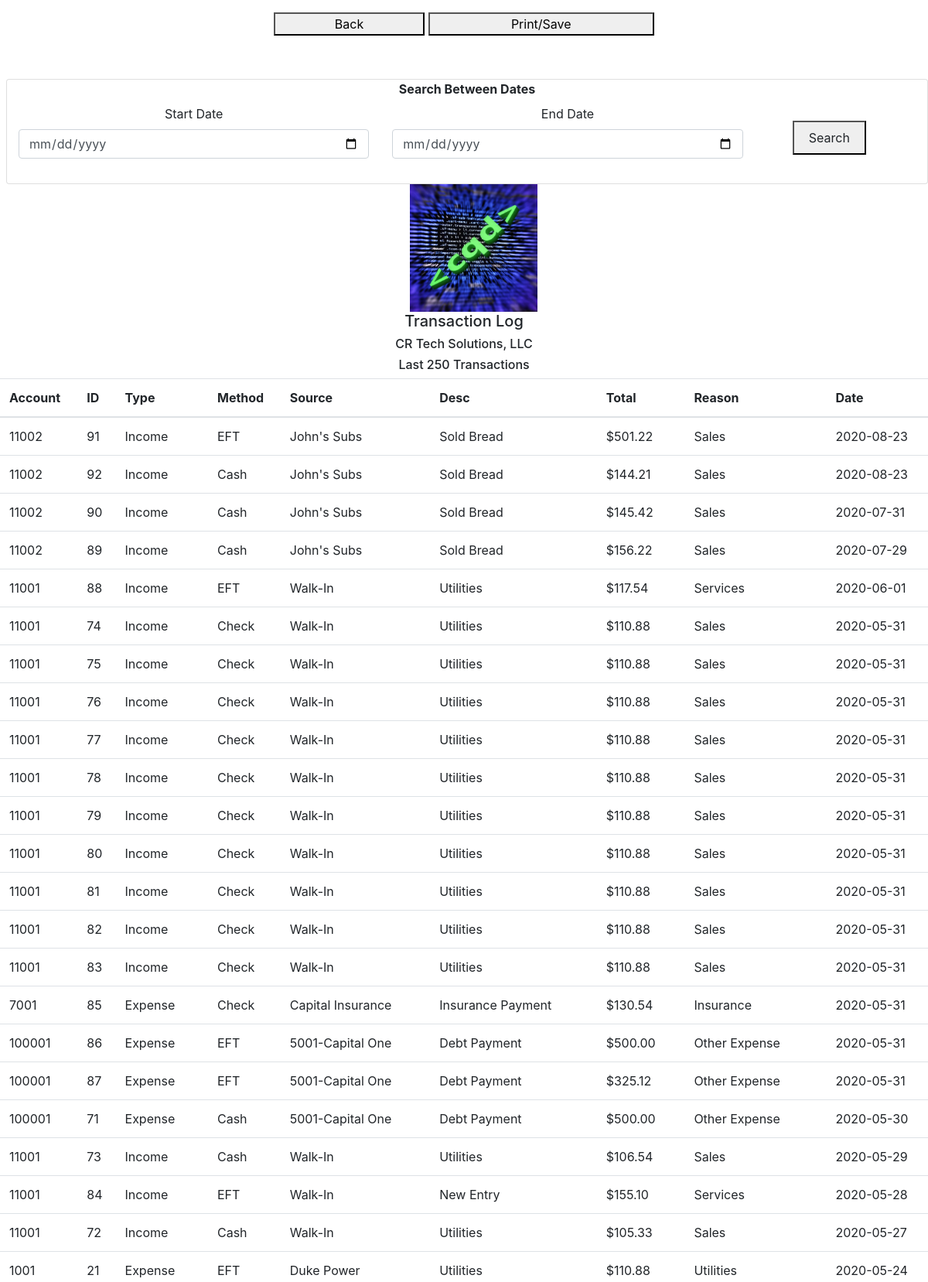
The app's page /statements/transaction_log (signed in, upper part) with its own data.
### flow/models.py (models this page shows, shortened)
class usersTable(db.Model, UserMixin):
    id = db.Column(db.Integer, primary_key=True)
    fname = db.Column(db.String(255), nullable=False)
    lname = db.Column(db.String(255), nullable=False)
    email = db.Column(db.String(255), unique=True, nullable=False)
    username = db.Column(db.String(255), unique=True, nullable=False)
    password = db.Column(db.String(255), nullable=False)
    joined = db.Column(db.Date, nullable=False)
    businessname = db.Column(db.String(255), nullable=False)
    businessnumber = db.Column(db.String(255), nullable=False)
    businessaddress = db.Column(db.String(255), nullable=False)
    businesscity = db.Column(db.String(255), nullable=False)
    businessstate = db.Column(db.String(50))
    businesszip = db.Column(db.Integer)
    businesswebsite = db.Column(db.String(255))
    fiscalyearstart = db.Column(db.Date, nullable=False)
    fiscalyearend = db.Column(db.Date, nullable=False)
    businesslogo = db.Column(db.String(255), nullable=False)
    member = db.Column(db.Boolean, nullable = False)
    lastpaydate = db.Column(db.Date)
    subuser = db.relationship('subuserTable', backref='user', lazy=True)
    account = db.relationship('accountTable', backref='user', lazy=True)
    vendor = db.relationship('vendorTable', backref='user', lazy=True)
    customer = db.relationship('customerTable', backref='user', lazy=True)
    debt = db.relationship('debtTable', backref='user', lazy=True)
    investment = db.relationship('investmentTable', backref='user', lazy=True)

class transactionTable(db.Model):
    accountid = db.Column(db.Integer, nullable=False)
    userid = db.Column(db.Integer,nullable=False)
    transactionid = db.Column(db.Integer, primary_key=True, nullable=False)
    transactiontype = db.Column(db.String(255), nullable=False)
    transactionsource = db.Column(db.String(255), nullable=False)
    transactionmethod = db.Column(db.String(255), nullable=False)
    pretaxtotal = db.Column(db.Float)
    transactiondescription = db.Column(db.String(255), nullable=False)
    salestax = db.Column(db.Float, nullable=False)
    totalamount = db.Column(db.Float)
    transactiondate = db.Column(db.Date, nullable=False)
    transactionreason = db.Column(db.String(255), nullable=False)

### flow/views_statements.py (the view)
@app.route('/statements/transaction_log', methods=['GET'])
@login_required
def transactionLog():
    form = StatementFormRange()
    try:
        user = usersTable.query.filter(usersTable.id == current_user.id).first()
        transactions = transactionTable.query.filter_by(userid=current_user.id).order_by(desc(transactionTable.transactiondate)).limit(250).all()
    except(AttributeError, SQLAlchemy.exc.OperationalError):
        user = usersTable.query.filter(usersTable.id == current_user.id).first()
        transactions = transactionTable.query.filter_by(userid=current_user.id).order_by(desc(transactionTable.transactiondate)).limit(250).all()
    add2 = Decimal(10) ** -2
    for transaction in transactions:
        new = Decimal(transaction.totalamount).quantize(add2)
        transaction.totalamount = "{:,}".format(new)
    return render_template('/statements/transaction_log.html', rows = transactions, form=form, businessname = user.businessname)

### flow/forms.py
class StatementFormRange(FlaskForm):
    rangestart = DateField('Start Date', validators=[InputRequired()])
    rangeend = DateField('End Date', validators=[InputRequired()])
    submit = SubmitField('Search')

### flow/models.py (called while the page is built)
@login_manager.user_loader
def load_user(userid):
    return usersTable.query.get(userid)

### flow/templates/statements/transaction_log.html (shortened to what this page needs)
{% extends "statements/statement_template.html" %}
{% import "bootstrap/wtf.html" as wtf %}
{% block content %}
<form method="GET" action="{{url_for('transactionLogAdjusted')}}" class="mt-5 ml-2">
    <div class="card">
        <div class="form-group">
            <div class="text-center">
                <label for="betweenDates col-12"><b>Search Between Dates</b></label>
            </div>
            <div class="col-12 row text-center">
                <div class="col-5 mx-auto my-auto">
                    {{ wtf.form_field(form.rangestart) }}
                </div>
                <div class="col-5 mx-auto my-auto">
                    {{ wtf.form_field(form.rangeend) }}
                </div>
                <div class="col-2 mx-auto my-auto">
                    <button class="h-50 mx-auto">{{ wtf.form_field(form.submit) }}</button>
                </div>
            </div>
        </div>
    </div>
</form>
</div>
<div class="col-12 h-100" id="content">
    <div class="col-12 no-gutters">
        <div class="col-12 text-center">
            <img src="{{ url_for('static', filename='business_logos/' + current_user.businesslogo) }}" alt=""
                class="col-2 ml-4">
            <h5>Transaction Log</h5>
            <h6>{{businessname}}</h6>
            <h6>Last 250 Transactions</h6>
        </div>
    </div>
    <table class="table col-12 text-left">
        <thead>
            <tr>
                <th scope="column">Account</th>
                <th scope="column">ID</th>
                <th scope="column">Type</th>
                <th scope="column">Method</th>
                <th scope="column">Source</th>
                <th scope="column">Desc</th>
                <th scope="column">Total</th>
                <th scope="column">Reason</th>
                <th scope="column">Date</th>
            </tr>
        </thead>
        <tbody>
            {% for row in rows %}
            <tr>
                <td>{{row.accountid}}</td>
                <td>{{row.transactionid}}</td>
                <td>{{row.transactiontype}}</td>
                <td>{{row.transactionmethod}}</td>
                <td>{{row.transactionsource}}</td>
                <td>{{row.transactiondescription}}</td>
                <td>${{row.totalamount}}</td>
                <td>{{row.transactionreason}}</td>
                <td>{{row.transactiondate}}</td>
            </tr>
            {% endfor %}
        </tbody>
    </table>
</div>
{% endblock %}

### records on screen
usersTable: businesslogo (picture), businessname "CR Tech Solutions, LLC"
transactionTable: accountid "11002", transactionid "91", transactiontype "Income", transactionmethod "EFT", transactionsource "John's Subs", transactiondescription "Sold Bread", totalamount "501.22", transactionreason "Sales", transactiondate "2020-08-23"
transactionTable: accountid "11002", transactionid "92", transactiontype "Income", transactionmethod "Cash", transactionsource "John's Subs", transactiondescription "Sold Bread", totalamount "144.21", transactionreason "Sales", transactiondate "2020-08-23"
transactionTable: accountid "11002", transactionid "90", transactiontype "Income", transactionmethod "Cash", transactionsource "John's Subs", transactiondescription "Sold Bread", totalamount "145.42", transactionreason "Sales", transactiondate "2020-07-31"
transactionTable: accountid "11002", transactionid "89", transactiontype "Income", transactionmethod "Cash", transactionsource "John's Subs", transactiondescription "Sold Bread", totalamount "156.22", transactionreason "Sales", transactiondate "2020-07-29"
transactionTable: accountid "11001", transactionid "88", transactiontype "Income", transactionmethod "EFT", transactionsource "Walk-In", transactiondescription "Utilities", totalamount "117.54", transactionreason "Services", transactiondate "2020-06-01"
transactionTable: accountid "11001", transactionid "74", transactiontype "Income", transactionmethod "Check", transactionsource "Walk-In", transactiondescription "Utilities", totalamount "110.88", transactionreason "Sales", transactiondate "2020-05-31"
transactionTable: accountid "11001", transactionid "75", transactiontype "Income", transactionmethod "Check", transactionsource "Walk-In", transactiondescription "Utilities", totalamount "110.88", transactionreason "Sales", transactiondate "2020-05-31"
transactionTable: accountid "11001", transactionid "76", transactiontype "Income", transactionmethod "Check", transactionsource "Walk-In", transactiondescription "Utilities", totalamount "110.88", transactionreason "Sales", transactiondate "2020-05-31"
transactionTable: accountid "11001", transactionid "77", transactiontype "Income", transactionmethod "Check", transactionsource "Walk-In", transactiondescription "Utilities", totalamount "110.88", transactionreason "Sales", transactiondate "2020-05-31"
transactionTable: accountid "11001", transactionid "78", transactiontype "Income", transactionmethod "Check", transactionsource "Walk-In", transactiondescription "Utilities", totalamount "110.88", transactionreason "Sales", transactiondate "2020-05-31"
transactionTable: accountid "11001", transactionid "79", transactiontype "Income", transactionmethod "Check", transactionsource "Walk-In", transactiondescription "Utilities", totalamount "110.88", transactionreason "Sales", transactiondate "2020-05-31"
transactionTable: accountid "11001", transactionid "80", transactiontype "Income", transactionmethod "Check", transactionsource "Walk-In", transactiondescription "Utilities", totalamount "110.88", transactionreason "Sales", transactiondate "2020-05-31"
transactionTable: accountid "11001", transactionid "81", transactiontype "Income", transactionmethod "Check", transactionsource "Walk-In", transactiondescription "Utilities", totalamount "110.88", transactionreason "Sales", transactiondate "2020-05-31"
transactionTable: accountid "11001", transactionid "82", transactiontype "Income", transactionmethod "Check", transactionsource "Walk-In", transactiondescription "Utilities", totalamount "110.88", transactionreason "Sales", transactiondate "2020-05-31"
transactionTable: accountid "11001", transactionid "83", transactiontype "Income", transactionmethod "Check", transactionsource "Walk-In", transactiondescription "Utilities", totalamount "110.88", transactionreason "Sales", transactiondate "2020-05-31"
transactionTable: accountid "7001", transactionid "85", transactiontype "Expense", transactionmethod "Check", transactionsource "Capital Insurance", transactiondescription "Insurance Payment", totalamount "130.54", transactionreason "Insurance", transactiondate "2020-05-31"
transactionTable: accountid "100001", transactionid "86", transactiontype "Expense", transactionmethod "EFT", transactionsource "5001-Capital One", transactiondescription "Debt Payment", totalamount "500.00", transactionreason "Other Expense", transactiondate "2020-05-31"
transactionTable: accountid "100001", transactionid "87", transactiontype "Expense", transactionmethod "EFT", transactionsource "5001-Capital One", transactiondescription "Debt Payment", totalamount "325.12", transactionreason "Other Expense", transactiondate "2020-05-31"
transactionTable: accountid "100001", transactionid "71", transactiontype "Expense", transactionmethod "Cash", transactionsource "5001-Capital One", transactiondescription "Debt Payment", totalamount "500.00", transactionreason "Other Expense", transactiondate "2020-05-30"
transactionTable: accountid "11001", transactionid "73", transactiontype "Income", transactionmethod "Cash", transactionsource "Walk-In", transactiondescription "Utilities", totalamount "106.54", transactionreason "Sales", transactiondate "2020-05-29"
transactionTable: accountid "11001", transactionid "84", transactiontype "Income", transactionmethod "EFT", transactionsource "Walk-In", transactiondescription "New Entry", totalamount "155.10", transactionreason "Services", transactiondate "2020-05-28"
transactionTable: accountid "11001", transactionid "72", transactiontype "Income", transactionmethod "Cash", transactionsource "Walk-In", transactiondescription "Utilities", totalamount "105.33", transactionreason "Sales", transactiondate "2020-05-27"
transactionTable: accountid "1001", transactionid "21", transactiontype "Expense", transactionmethod "EFT", transactionsource "Duke Power", transactiondescription "Utilities", totalamount "110.88", transactionreason "Utilities", transactiondate "2020-05-24"
